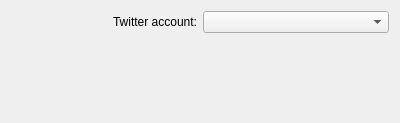
<?xml version="1.0" encoding="UTF-8"?>
<ui version="4.0">
 <class>TwitpicPrefsBase</class>
 <widget class="QWidget" name="TwitpicPrefsBase">
  <property name="geometry">
   <rect>
    <x>0</x>
    <y>0</y>
    <width>400</width>
    <height>123</height>
   </rect>
  </property>
  <layout class="QGridLayout" name="gridLayout">
   <item row="0" column="0">
    <widget class="QLabel" name="label_2">
     <property name="text">
      <string>Twitter account:</string>
     </property>
     <property name="alignment">
      <set>Qt::AlignRight|Qt::AlignTrailing|Qt::AlignVCenter</set>
     </property>
    </widget>
   </item>
   <item row="2" column="0" colspan="2">
    <spacer name="verticalSpacer">
     <property name="orientation">
      <enum>Qt::Vertical</enum>
     </property>
     <property name="sizeHint" stdset="0">
      <size>
       <width>20</width>
       <height>40</height>
      </size>
     </property>
    </spacer>
   </item>
   <item row="0" column="1">
    <widget class="QComboBox" name="accountsList"/>
   </item>
  </layout>
 </widget>
 <resources/>
 <connections/>
</ui>
